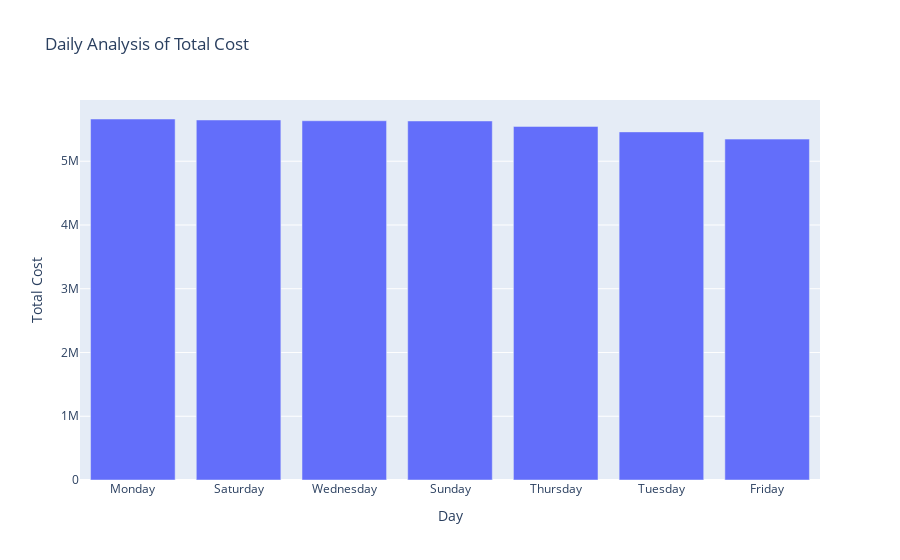

The code cell stored with this chart in its notebook:
### Code cell
# daily analysis of total cost
Daily_anlysis = cleaned_data.groupby('day')['TotalCost'].sum().sort_values(ascending=False).reset_index()
Daily_anlysis
fig2=px.bar(Daily_anlysis, x='day', y='TotalCost', title='Daily Analysis of Total Cost', labels={'day':'Day', 'TotalCost':'Total Cost'})
fig2

### Figure 1 — Plotly figure (JSON) as saved in the notebook; plotly's stock layout.template omitted (floating-point values rounded to 4 significant figures)
{"data": [{"hovertemplate": "Day=%{x}<br>Total Cost=%{y}<extra></extra>", "legendgroup": "", "marker": {"color": "#636efa", "pattern": {"shape": ""}}, "name": "", "orientation": "v", "showlegend": false, "textposition": "auto", "type": "bar", "x": ["Monday", "Saturday", "Wednesday", "Sunday", "Thursday", "Tuesday", "Friday"], "xaxis": "x", "y": [5662000.0, 5647000.0, 5635000.0, 5631000.0, 5546000.0, 5460000.0, 5347000.0], "yaxis": "y"}], "layout": {"barmode": "relative", "legend": {"tracegroupgap": 0}, "title": {"text": "Daily Analysis of Total Cost"}, "xaxis": {"anchor": "y", "domain": [0, 1], "title": {"text": "Day"}}, "yaxis": {"anchor": "x", "domain": [0, 1], "title": {"text": "Total Cost"}}}}
